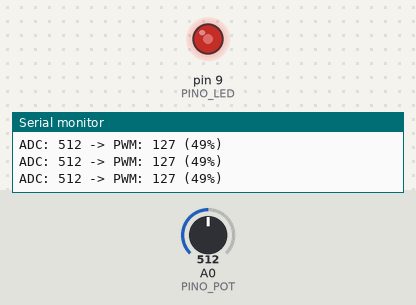
Bench run of a program on a simulated Arduino Uno, built with avr-gcc and run on an emulated ATmega328P. Shown: output pins drawn as LEDs (lit = HIGH), the last lines printed to the serial monitor. The inputs (shaded band) are chosen by the test bench; at power-on: A0 (PINO_POT) = 512.

Above: at 1.2 s.
1.3 s: A0 (PINO_POT) set to 1007
At 2.1 s:
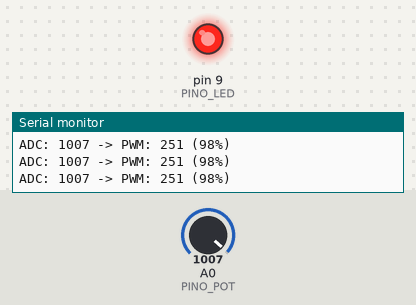
2.8 s: A0 (PINO_POT) set to 1023
At 4.2 s:
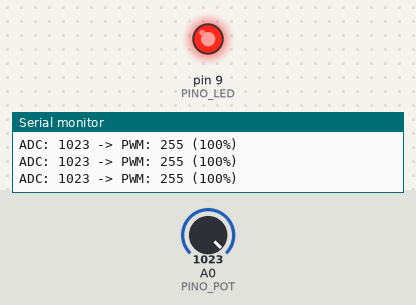
5.8 s: A0 (PINO_POT) set to 716
At 6.6 s:
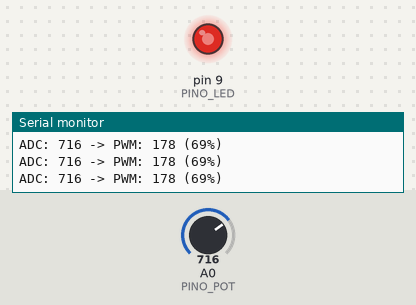
7.3 s: A0 (PINO_POT) set to 122
At 7.9 s:
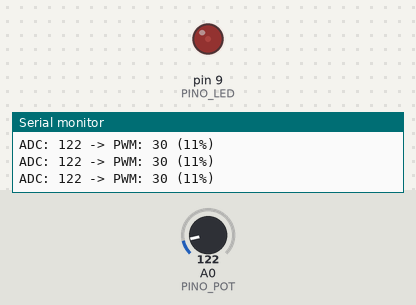
8.8 s: A0 (PINO_POT) set to 113
At 9.9 s:
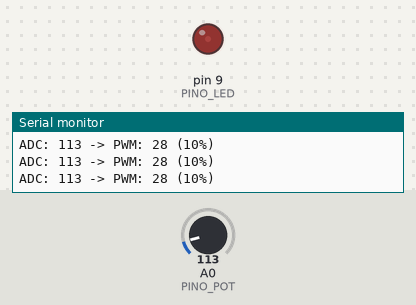
11.8 s: A0 (PINO_POT) set to 104
At 13.2 s:
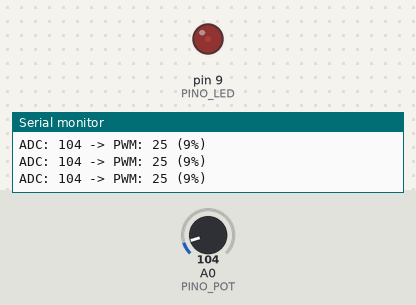
Timing chart, 0 to 14.8 s (numbered marks = the images above; inputs shaded):
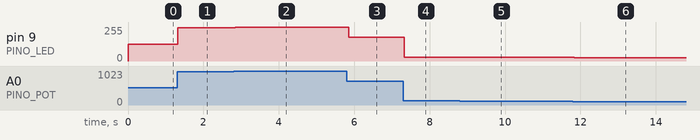

The program:

main.cpp
```cpp
#include <Arduino.h>

// Projeto 03 - Potenciometro + LED com PWM (Arduino Uno)
// Potenciometro: pino do meio no A0, extremos em 5V e GND.
// LED no pino D9 (tem PWM, marcado com ~ na placa) via resistor de 220 ohms.

const uint8_t PINO_POT = A0;
const uint8_t PINO_LED = 9;
const unsigned long INTERVALO_MS = 50;

void setup() {
  pinMode(PINO_LED, OUTPUT);
  Serial.begin(9600);
}

void loop() {
  int leitura = analogRead(PINO_POT);          // 0 a 1023 (ADC de 10 bits)
  int brilho = map(leitura, 0, 1023, 0, 255);  // 10 bits (0-1023) -> 8 bits (0-255)
  analogWrite(PINO_LED, brilho);               // PWM: duty cycle de 0 a 255

  Serial.print("ADC: ");
  Serial.print(leitura);
  Serial.print(" -> PWM: ");
  Serial.print(brilho);
  Serial.print(" (");
  Serial.print(brilho * 100L / 255);
  Serial.println("%)");

  delay(INTERVALO_MS);
}
```

Measured:
- after the input at 1.3 s, pin 9 (PINO_LED): 127/255 → 251/255 at once
- after the input at 2.8 s, pin 9 (PINO_LED): 251/255 → 255/255 after 0.05 s
- after the input at 5.8 s, pin 9 (PINO_LED): 255/255 → 178/255 after 0.05 s
- after the input at 7.3 s, pin 9 (PINO_LED): 178/255 → 30/255 at once
- after the input at 8.8 s, pin 9 (PINO_LED): 30/255 → 28/255 after 0.05 s
- after the input at 11.8 s, pin 9 (PINO_LED): 28/255 → 25/255 at once
